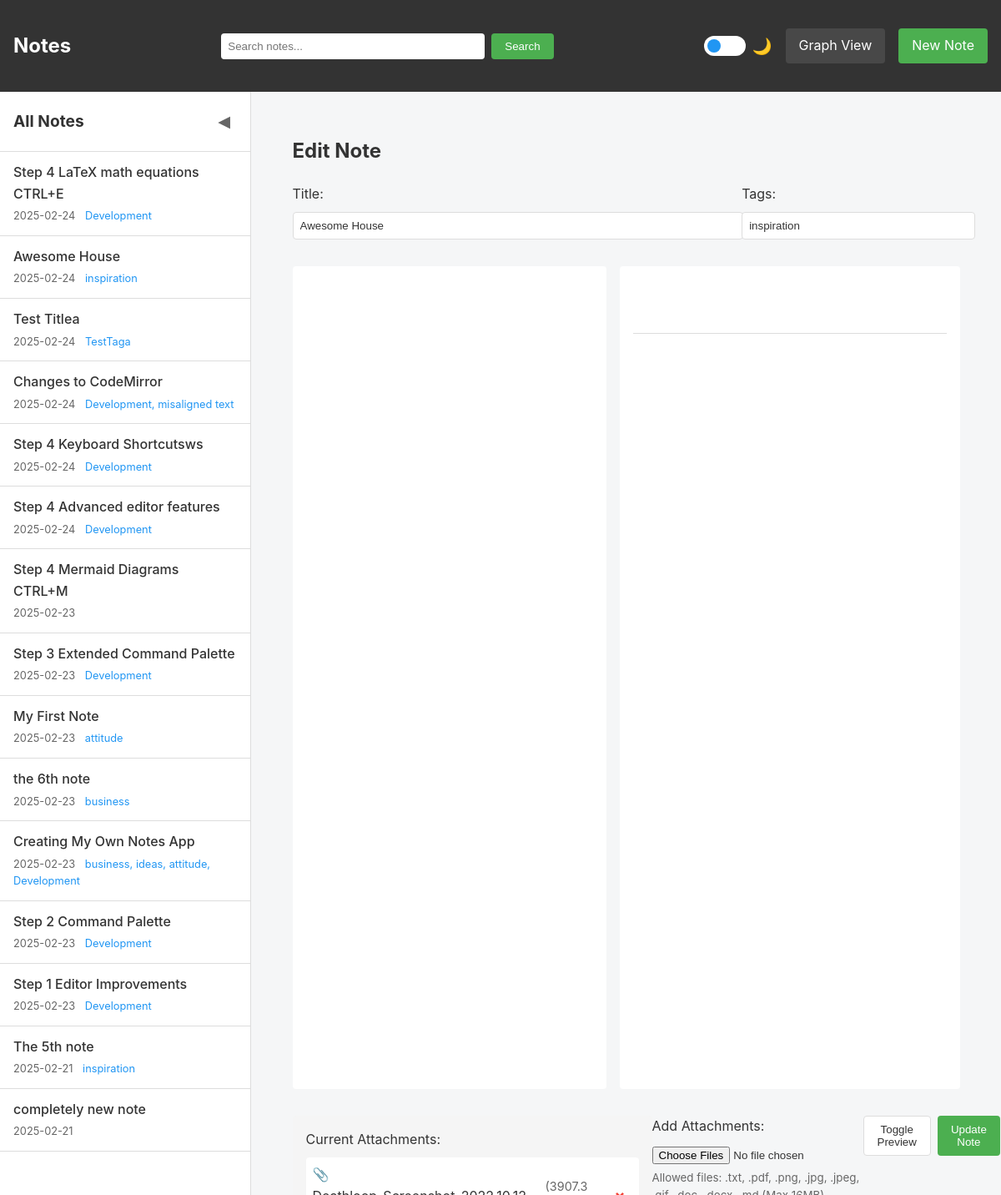
Page /note/7/edit on the committed database.
### main.py (models this page shows, shortened)
class Note(db.Model):
    id = db.Column(db.Integer, primary_key=True)
    title = db.Column(db.String(200), nullable=False, unique=True)  # Make title unique
    content = db.Column(db.Text, nullable=False)
    created_at = db.Column(db.DateTime, default=datetime.utcnow)
    updated_at = db.Column(db.DateTime, default=datetime.utcnow, onupdate=datetime.utcnow)
    tags = db.Column(db.String(200))  # Store tags as comma-separated strings
    attachments = db.relationship('FileAttachment', backref='note', lazy=True, cascade="all, delete-orphan")

class FileAttachment(db.Model):
    id = db.Column(db.Integer, primary_key=True)
    filename = db.Column(db.String(255), nullable=False)
    original_filename = db.Column(db.String(255), nullable=False)
    note_id = db.Column(db.Integer, db.ForeignKey('note.id'), nullable=False)
    uploaded_at = db.Column(db.DateTime, default=datetime.utcnow)
    file_size = db.Column(db.Integer)  # Size in bytes
    file_type = db.Column(db.String(50))

### main.py (the view, shortened to what this page needs)
@app.route('/note/<int:id>/edit', methods=['GET', 'POST'])
def edit_note(id):
    note = Note.query.get_or_404(id)
    return render_template('edit_note.html',
                         note=note,
                         all_notes=get_all_notes())

### main.py (called while the page is built)
def get_all_notes(limit=None):
    query = Note.query.order_by(Note.updated_at.desc())
    return query.limit(limit).all() if limit else query.all()

def escapejs(val):
    return json.dumps(str(val))[1:-1]

### templates/edit_note.html (shortened to what this page needs)
{% extends "base.html" %}
{% block content %}
<div class="note-form">
    <h2>Edit Note</h2>
    <form method="POST" enctype="multipart/form-data" id="noteForm">
        <div class="form-header">
            <div>
                <label for="title">Title:</label>
                <input type="text" id="title" name="title" value="{{ note.title }}" required>
            </div>
            <div>
                <label for="tags">Tags:</label>
                <input type="text" id="tags" name="tags" value="{{ note.tags }}" placeholder="comma-separated tags">
            </div>
        </div>
        <div class="editor-container">
            <div class="editor-pane">
            </div>
            <div class="preview-pane">
                <div id="preview" class="note-content"></div>
            </div>
        </div>
        <div class="form-footer">
            {% if note.attachments %}
            <div class="current-attachments">
                <label>Current Attachments:</label>
                <ul class="attachment-list">
                    {% for attachment in note.attachments %}
                    <li>
                        <span class="attachment-name">📎 {{ attachment.original_filename }}</span>
                        <span class="attachment-meta">({{ (attachment.file_size / 1024)|round(1) }} KB)</span>
                        <a href="{{ url_for('delete_attachment', file_id=attachment.id) }}"
                           class="delete-attachment"
                           onclick="return confirm('Delete this attachment?')">×</a>
                    </li>
                    {% endfor %}
                </ul>
            </div>
            {% endif %}
            <div class="file-upload">
                <label for="files">Add Attachments:</label>
                <input type="file" id="files" name="files" multiple>
                <small>Allowed files: .txt, .pdf, .png, .jpg, .jpeg, .gif, .doc, .docx, .md (Max 16MB)</small>
            </div>
            <div class="form-actions">
                <button type="button" id="togglePreview">Toggle Preview</button>
                <button type="submit">Update Note</button>
            </div>
        </div>
    </form>
</div>
<link rel="stylesheet" href="https://cdnjs.cloudflare.com/ajax/libs/codemirror/6.65.7/codemirror.min.css">
<link rel="stylesheet" href="https://cdnjs.cloudflare.com/ajax/libs/codemirror/6.65.7/theme/nord.min.css">
<link rel="stylesheet" href="https://cdnjs.cloudflare.com/ajax/libs/codemirror/6.65.7/addon/hint/show-hint.min.css">
{% endblock %}

### templates/base.html (shortened to what this page needs)
<!DOCTYPE html>
<html lang="en" data-theme="light">
<head>
    <link rel="stylesheet" href="{{ url_for('static', filename='style.css') }}">
</head>
<body>
    <nav>
        <h1><a href="{{ url_for('index') }}">Notes</a></h1>
        <form action="{{ url_for('search') }}" method="GET" class="search-form">
            <input type="text" name="q" placeholder="Search notes..." value="{{ request.args.get('q', '') }}">
            <button type="submit">Search</button>
        </form>
        <div class="nav-actions">
            <div class="theme-switch-wrapper">
                <label class="theme-switch">
                    <span class="slider round"></span>
                </label>
                <span class="theme-label">🌙</span>
            </div>
            <a href="{{ url_for('graph_view') }}" class="nav-btn">Graph View</a>
            <a href="{{ url_for('new_note') }}" class="new-note-btn">New Note</a>
        </div>
    </nav>
    <div class="app-container">
        <aside class="sidebar">
            <div class="sidebar-header">
                <h2>All Notes</h2>
                <button id="toggle-sidebar" class="toggle-sidebar" title="Toggle Sidebar">◀</button>
            </div>
            <div class="notes-list">
                {% for note in all_notes %}
                <a href="{{ url_for('view_note', id=note.id) }}"
                   class="note-link {% if current_note and current_note.id == note.id %}active{% endif %}">
                    <div class="note-link-title">{{ note.title }}</div>
                    <div class="note-link-meta">
                        {{ note.updated_at.strftime('%Y-%m-%d') }}
                        {% if note.tags %}
                        <span class="note-link-tags">{{ note.tags }}</span>
                        {% endif %}
                    </div>
                </a>
                {% endfor %}
            </div>
        </aside>
        <main class="main-content">
            {% block content %}
            {% endblock %}
        </main>
    </div>
</body>
</html>

### rows in the picture
Note: title "Step 4 LaTeX math equations CTRL+E", updated_at "2025-02-24", tags "Development"
Note: title "Awesome House", updated_at "2025-02-24", tags "inspiration"
Note: title "Test Titlea", updated_at "2025-02-24", tags "TestTaga"
Note: title "Changes to CodeMirror", updated_at "2025-02-24", tags "Development, misaligned text"
Note: title "Step 4 Keyboard Shortcutsws", updated_at "2025-02-24", tags "Development"
Note: title "Step 4 Advanced editor features", updated_at "2025-02-24", tags "Development"
Note: title "Step 4 Mermaid Diagrams CTRL+M", updated_at "2025-02-23"
Note: title "Step 3 Extended Command Palette", updated_at "2025-02-23", tags "Development"
Note: title "My First Note", updated_at "2025-02-23", tags "attitude"
Note: title "the 6th note", updated_at "2025-02-23", tags "business"
Note: title "Creating My Own Notes App", updated_at "2025-02-23", tags "business, ideas, attitude, Development"
Note: title "Step 2 Command Palette", updated_at "2025-02-23", tags "Development"
Note: title "Step 1 Editor Improvements", updated_at "2025-02-23", tags "Development"
Note: title "The 5th note", updated_at "2025-02-21", tags "inspiration"
Note: title "completely new note", updated_at "2025-02-21"
FileAttachment: (attachment.file_size/1024)|round(1) "3907.3"
